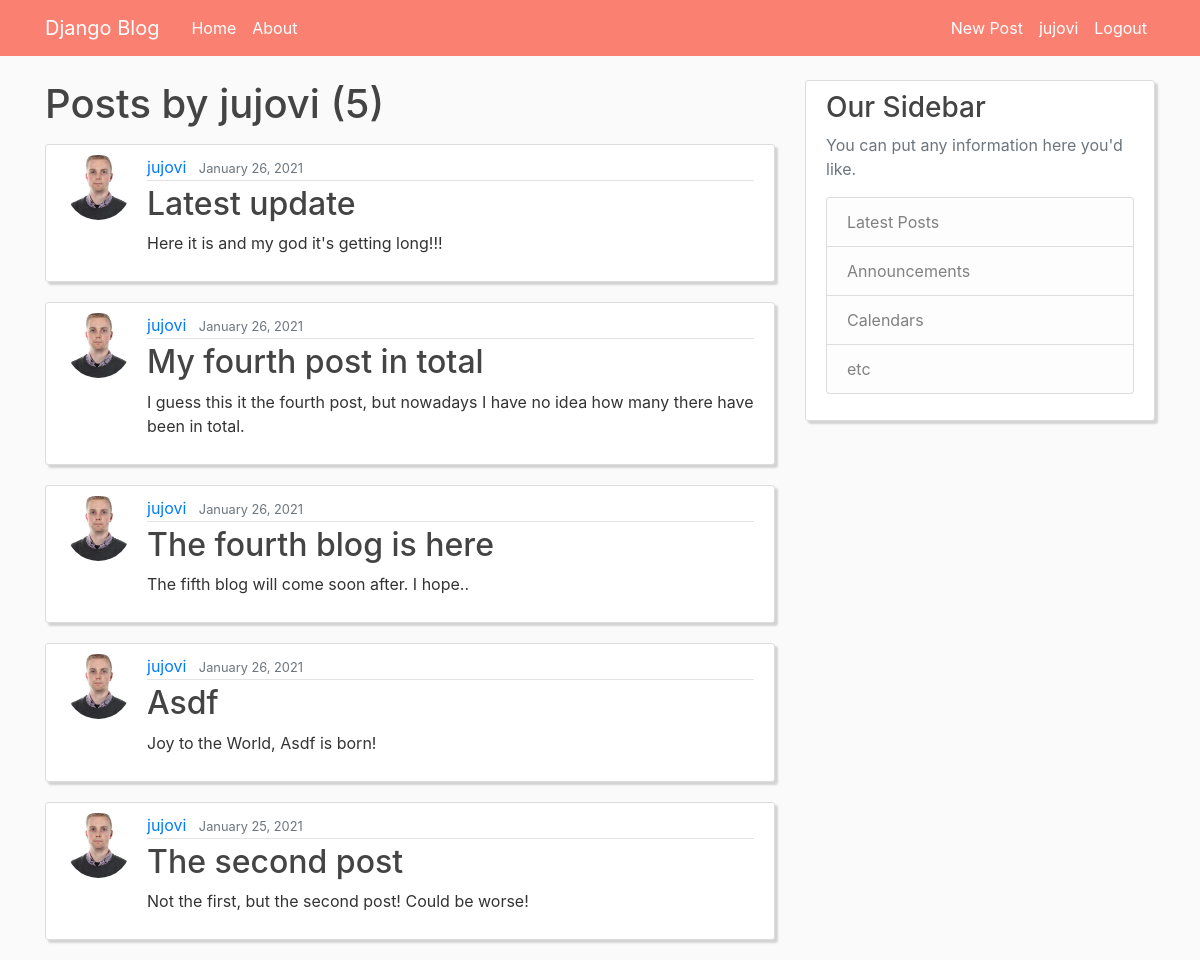
Screenshot of /user/jujovi (signed in) with the database file from the repository.
### blogsite/models.py (models this page shows, shortened)
class Post(models.Model):
    title = models.CharField(max_length=100)
    content = models.TextField()
    date_posted = models.DateTimeField(default=timezone.now)
    author = models.ForeignKey(
        User, on_delete=models.CASCADE, related_name='posts')

### users/models.py (models this page shows, shortened)
class Profile(models.Model):
    user = models.OneToOneField(User, on_delete=models.CASCADE)
    image = models.ImageField(default='default.jpg', upload_to='profile_pics')

### blogsite/views.py (the view)
# urls.py: path('user/<str:username>', UserPostListView.as_view(), name='user-posts'),
class UserPostListView(ListView):
    model = Post
    template_name = 'blogsite/user_posts.html'  # <app>/<model>_<viewtype>.html
    context_object_name = 'posts'  # same name as in the index view and in index.html
    paginate_by = 10
    def get_queryset(self):
        user = get_object_or_404(User, username=self.kwargs.get('username'))
        return Post.objects.filter(author=user).order_by('-date_posted')

### blogsite/templates/blogsite/user_posts.html (shortened to what this page needs)
{% extends "blogsite/layout.html" %}
{% block content %}
<h1 class="mb-3">Posts by {{ view.kwargs.username }} ({{ page_obj.paginator.count }})</h1>
{% for post in posts %}
<article class="media content-section">
  <img class="rounded-circle article-img" src="{{ post.author.profile.image.url }}">
  <div class="media-body">
    <div class="article-metadata">
      <a class="mr-2" href="{% url 'user-posts' post.author.username %}">{{ post.author }}</a>
      <small class="text-muted">{{ post.date_posted|date:"F d, Y" }}</small>
    </div>
    <h2><a class="article-title" href="{% url 'post-detail' post.id %}">{{ post.title }}</a></h2>
    <p class="article-content">{{ post.content }}</p>
  </div>
</article>
{% endfor %}
{% endblock content %}

### blogsite/templates/blogsite/layout.html (shortened to what this page needs)
{% load static %}
<!DOCTYPE html>
<html lang="en">
<head>
  <link rel="stylesheet" href="https://maxcdn.bootstrapcdn.com/bootstrap/4.0.0/css/bootstrap.min.css"
>
  <link rel="stylesheet" type="text/css" href="{% static 'blogsite/main.css'%}">
</head>
<body>
  <header class="site-header">
    <nav class="navbar navbar-expand-md navbar-dark bg-salmon fixed-top">
      <div class="container">
        <a class="navbar-brand mr-4" href="{% url 'blogsite-index' %}">Django Blog</a>
        <div class="collapse navbar-collapse" id="navbarToggle">
          <div class="navbar-nav mr-auto">
            <a class="nav-item nav-link" href="{% url 'blogsite-index' %}">Home</a>
            <a class="nav-item nav-link" href="{% url 'blogsite-about' %}">About</a>
          </div>
          <div class="navbar-nav ms-auto">
            {% if user.is_authenticated %}
            <a class="nav-item nav-link" href="{% url 'post-create' %}">New Post</a>
            <a class="nav-item nav-link" href="{% url 'profile' %}">{{ user.username }}</a>
            <a class="nav-item nav-link" href="{% url 'logout' %}">Logout</a>
            {% else %}
            <a class="nav-item nav-link" href="{% url 'login' %}">Login</a>
            <a class="nav-item nav-link" href="{% url 'register' %}">Register</a>
            {% endif%}
          </div>
        </div>
      </div>
    </nav>
  </header>
  <main role="main" class="container">
    <div class="row">
      <div class="col-md-8">
        {% block content %}{% endblock %}
      </div>
      <div class="col-md-4">
        <div class="content-section">
          <h3>Our Sidebar</h3>
          <p class='text-muted'>You can put any information here you'd like.
          <ul class="list-group">
            <li class="list-group-item list-group-item-light side">Latest Posts</li>
            <li class="list-group-item list-group-item-light side">Announcements</li>
            <li class="list-group-item list-group-item-light side">Calendars</li>
            <li class="list-group-item list-group-item-light side">etc</li>
          </ul>
          </p>
        </div>
      </div>
    </div>
  </main>
</body>
</html>

### blogsite/static/blogsite/main.css (style rules this page uses)
body { background: #fafafa; color: #333333; margin-top: 5rem; }
h1, h2, h3, h4, h5, h6 { color: #444444; }
ul { margin: 0; }
.bg-salmon { background-color: salmon; }
.site-header .navbar-nav .nav-link { color: white; }
.content-section { background: #ffffff; padding: 10px 20px; border: 1px solid #dddddd; border-radius: 3px; margin-bottom: 20px; box-shadow: 3px 3px 2px lightgrey; }
.article-title { color: #444444; }
.article-content { white-space: pre-line; }
.article-img { object-fit: cover; height: 65px; width: 65px; margin-right: 16px; }
.article-metadata { padding-bottom: 1px; margin-bottom: 4px; border-bottom: 1px solid #e3e3e3 }

### rows the page displays
Post: author.profile.image (picture), author "jujovi", date_posted "January 26, 2021", title "Latest update", content "Here it is and my god it's getting long!!!"
Post: author.profile.image (picture), author "jujovi", date_posted "January 26, 2021", title "My fourth post in total", content "I guess this it the fourth post, but nowadays I have no idea how many there have been in total."
Post: author.profile.image (picture), author "jujovi", date_posted "January 26, 2021", title "The fourth blog is here", content "The fifth blog will come soon after. I hope.."
Post: author.profile.image (picture), author "jujovi", date_posted "January 26, 2021", title "Asdf", content "Joy to the World, Asdf is born!"
Post: author.profile.image (picture), author "jujovi", date_posted "January 25, 2021", title "The second post", content "Not the first, but the second post! Could be worse!"

### other values shown
{{ user.username }} "jujovi"
{{ view.kwargs.username }} "jujovi"
{{ page_obj.paginator.count }} "5"
